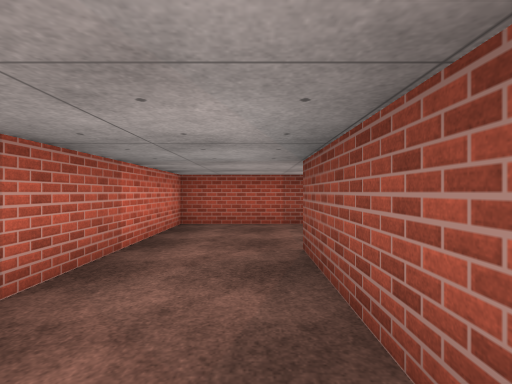
View 1 (above)

24 first-person views from a walk through a Unity game level. The camera is 1.3 m above the floor, looks level and sees 85° across. The floor is counted in squares, 2 m on a side. Each view is taken from the middle of a square. On the plan, view 1 faces up. The plan holds only what a view shows up to about 9 squares ahead; the rest is blank. The place goes on beyond the plan. The player is left out. Surface patterns are stand-ins for the level's own textures.

View 2
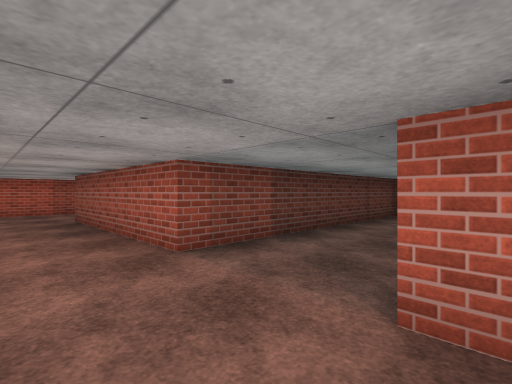

View 3
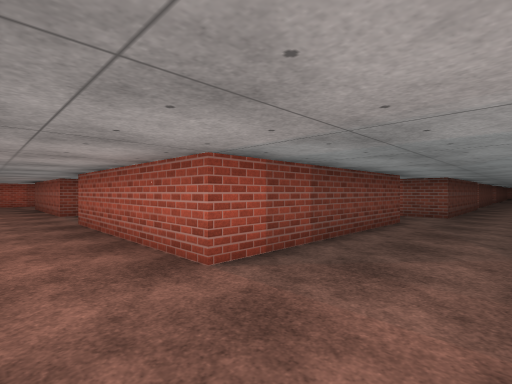

View 4
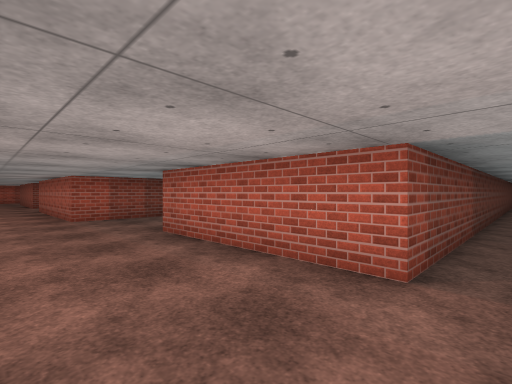

View 5
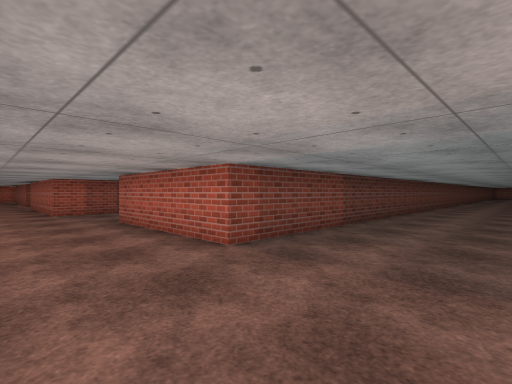

View 6
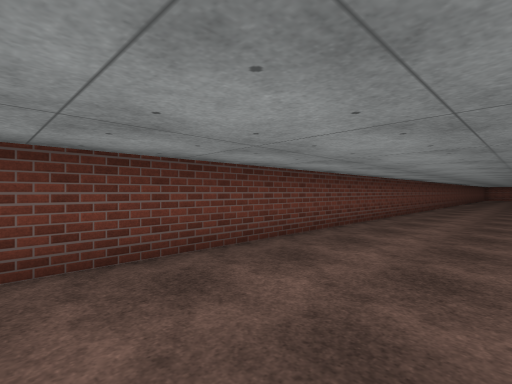

View 7
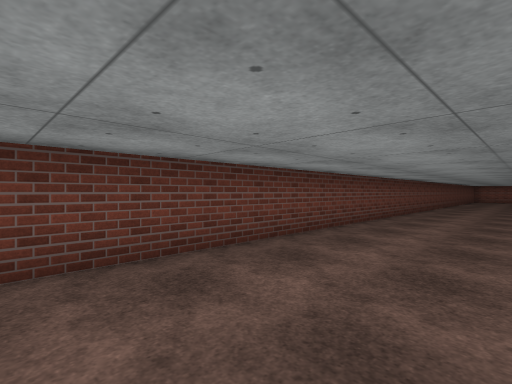

View 8
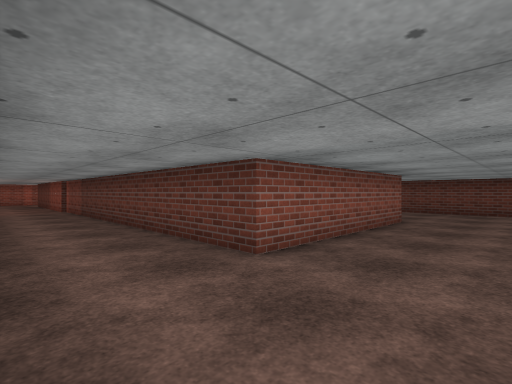

View 9
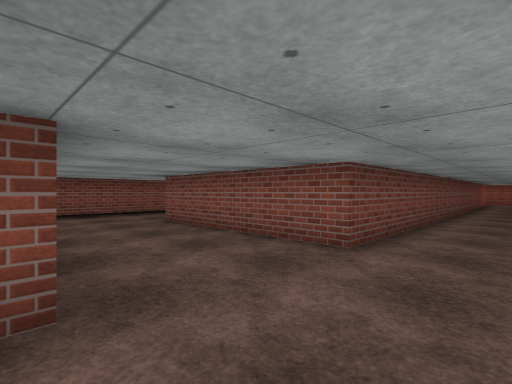

View 10
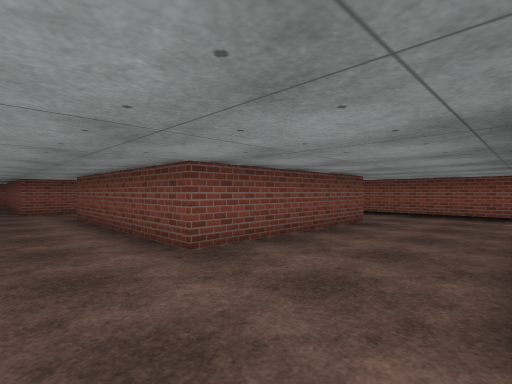

View 11
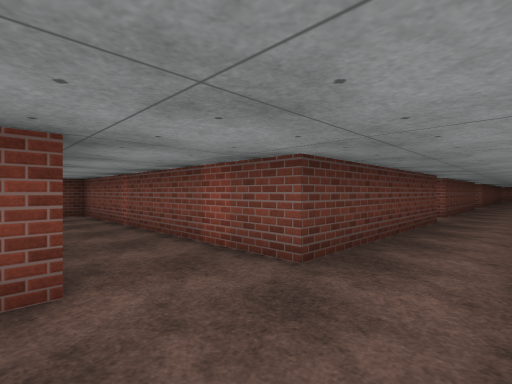

View 12
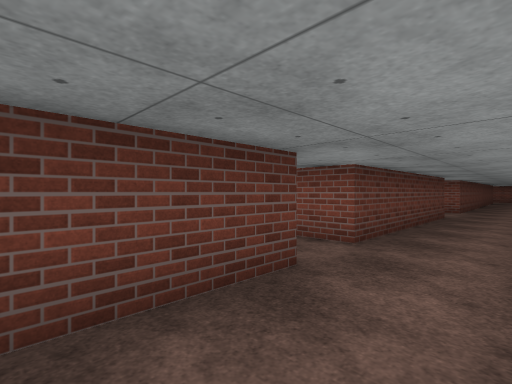

View 13
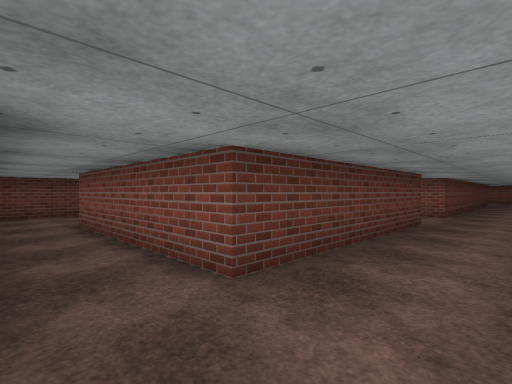

View 14
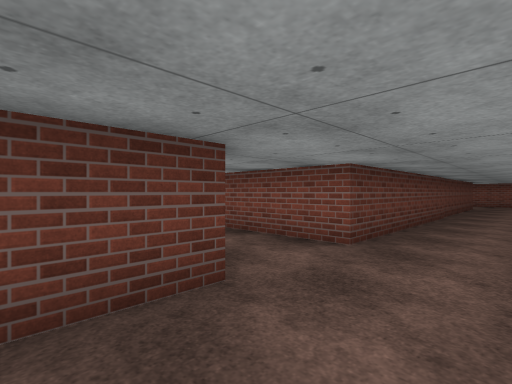

View 15
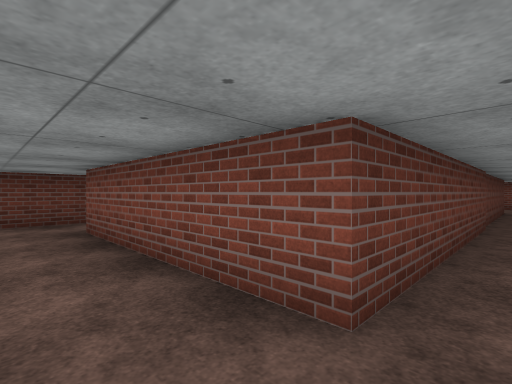

View 16
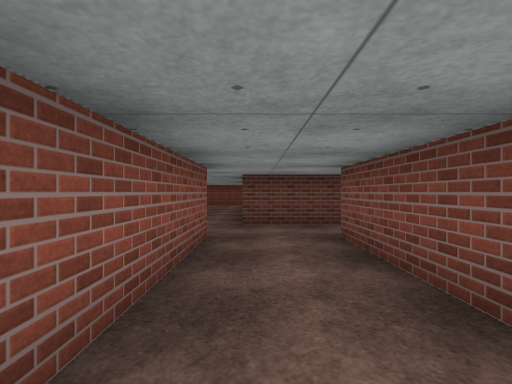

View 17
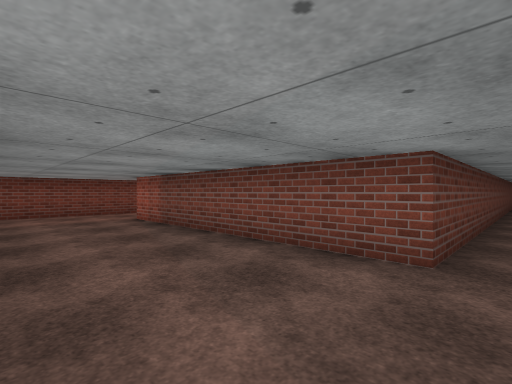

View 18
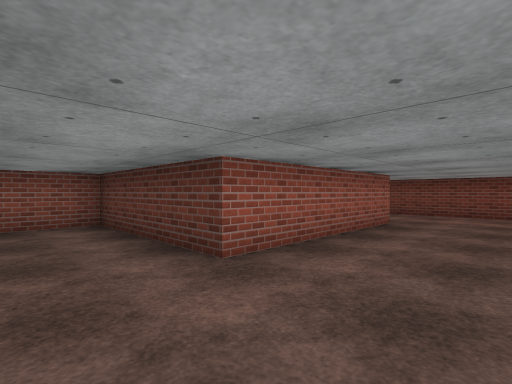

View 19
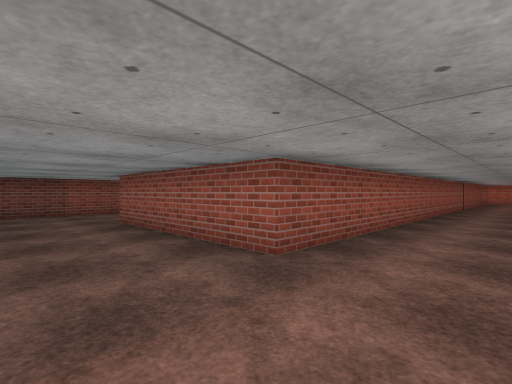

View 20
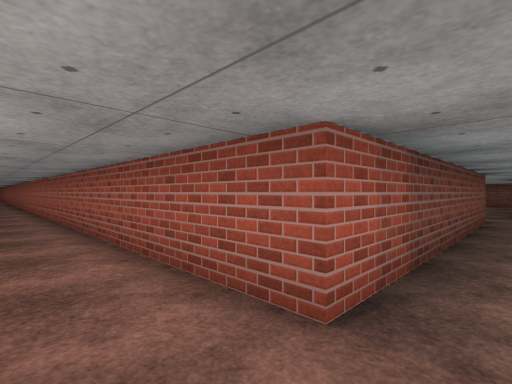

View 21
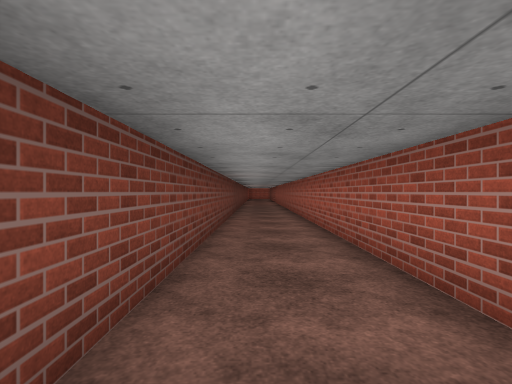

View 22
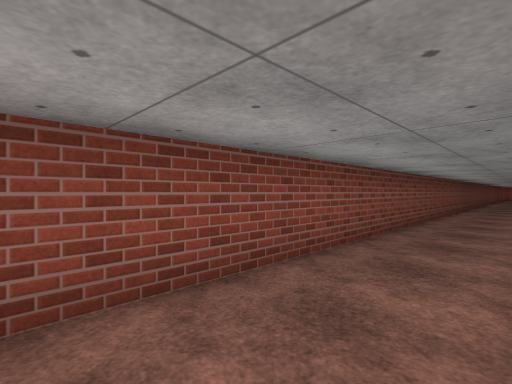

View 23
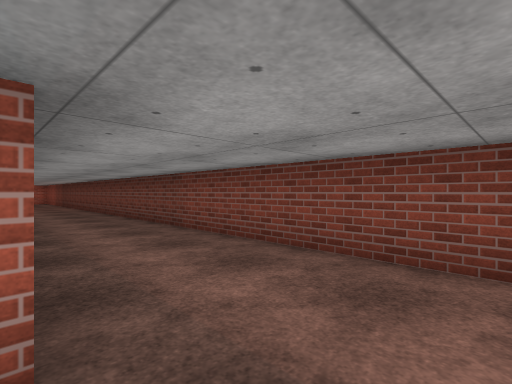

View 24
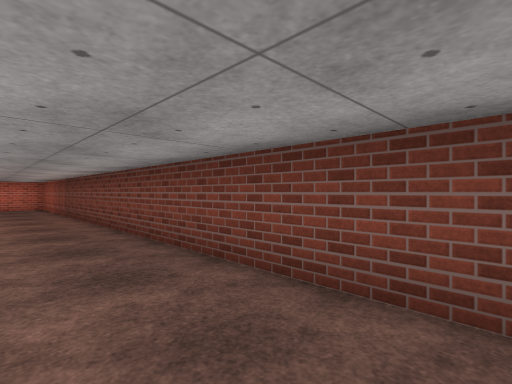

### Floor plan
Points are (right, up) in squares from view 1. A wall is a line through its corners. A room is listed if a view was taken in it or the views show most of it. See-through windows are left out.
Room 1 (views 1, 2, 3, 4, 5, 6, 7, 8, 9, 10, 11, 12, 13, 14, 15, 16, 17, 18, 19, 20, 21, 22, 23, 24)
walls: (7.4, -17.7) (14, -17.7) (14, -22) (5.4, -22); (6.8, -17.7) (7.2, -17.7); (16.7, -22.1) (16.7, -17.7) (21.6, -17.7); (19.1, -14.4) (1.2, -14.4) (1.2, -10.6); (12.8, -24.2) (17.6, -24.2); (12.1, -8.4) (7.1, -8.4) (7.1, -1.3) (0.5, -1.3) (0.5, 3.2); (18.4, -8.4) (13.4, -8.4) (13.4, -3.9); (23.7, -18.1) (23.7, -16.8) (25.6, -16.8); (5.4, -8) (0.5, -8) (0.5, -3.5); (14.9, -3.9) (17.6, -3.9); (18.3, -4) (18.3, -7.2); (29.5, -8.4) (20.2, -8.4) (20.2, -3.9); (28, -2.4) (18.7, -2.4) (18.7, 3.8) (29.5, 3.8); (7.1, 3.1) (15.8, 3.1) (15.8, -1.3) (12, -1.3) (12, -2.8); (29.5, 5.7) (-1.5, 5.7) (-1.5, 1.6)

Where each view was taken, in squares from view 1:
view 1: 0 up, 0 right, facing up
view 2: 4 down, 1 left, facing up-right
view 3: 10 down, 1 left, facing up-right
view 4: 15 down, 1 left, facing up-right
view 5: 17 down, 1 left, facing up-right
view 6: 17 down, 4 right, facing up-right
view 7: 17 down, 9 right, facing up-right
view 8: 24 down, 16 right, facing up-left
view 9: 16 down, 17 right, facing down-left
view 10: 16 down, 14 right, facing down-right
view 11: 10 down, 5 right, facing up-right
view 12: 10 down, 10 right, facing up-right
view 13: 10 down, 12 right, facing up-right
view 14: 10 down, 17 right, facing up-right
view 15: 9 down, 19 right, facing up-right
view 16: 8 down, 19 right, facing up
view 17: 3 down, 16 right, facing up-right
view 18: 3 down, 18 right, facing up-left
view 19: 5 up, 18 right, facing down-left
view 20: 5 up, 18 right, facing down-right
view 21: 5 up, 23 right, facing right
view 22: 4 up, 20 right, facing up-right
view 23: 3 up, 17 right, facing up-left
view 24: 4 up, 11 right, facing up-left
